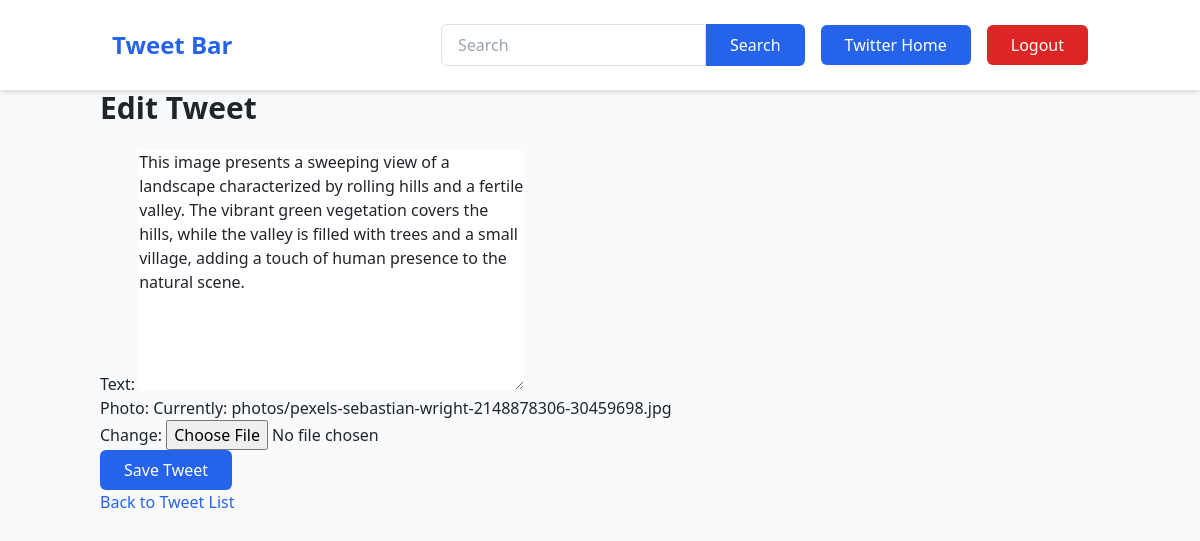
The page /tweet/9/edit/ (signed in) on the database its author committed.
### tweet/models.py (models this page shows, shortened)
class Tweet(models.Model):
    user = models.ForeignKey(User, on_delete=models.CASCADE)
    text = models.TextField()
    photo = models.ImageField(upload_to='photos/')
    created_at = models.DateTimeField(auto_now_add=True)
    updated_at = models.DateTimeField(auto_now=True)

### tweet/views.py (the view)
# urls.py: path('tweet/<int:pk>/edit/', views.tweet_edit, name="tweet_edit"),
@login_required
def tweet_edit(request, pk):
    tweet = get_object_or_404(Tweet, pk=pk)
    if tweet.user != request.user:
        return HttpResponse("You are not authorized to edit this tweet.", status=403)
    if request.method == 'POST':
        form = TweetForm(request.POST, request.FILES, instance=tweet)
        if form.is_valid():
            form.save()
            return redirect('tweet_list')
    else:
        form = TweetForm(instance=tweet)
    return render(request, 'tweets/tweet_form.html', {'form': form})

### tweet/forms.py
class TweetForm(forms.ModelForm):
    class Meta:
        model = Tweet
        fields = ['text', 'photo']

### tweet/templates/tweets/tweet_form.html (shortened to what this page needs)
{% extends 'layout.html' %}
{% block content %}
<h1 class="text-3xl font-semibold mb-4">{{ form.instance.pk|yesno:"Edit Tweet,Create New Tweet" }}</h1>
<form method="post" enctype="multipart/form-data">
    {{ form.as_p }}
    <button type="submit" class="bg-blue-600 text-white py-2 px-4 rounded-md hover:bg-blue-700">Save Tweet</button>
</form>
<a href="{% url 'tweet_list' %}" class="text-blue-600 hover:underline">Back to Tweet List</a>
{% endblock %}

### rows shown on the page
Tweet: instance.pk "Edit Tweet", text "This image presents a sweeping view of a landscape characterized by rolling hills and a fertile valley. The vibrant green vegetation covers the hills, while the valley is filled with trees and a small village, adding a touch of human presence to the natural scene."
